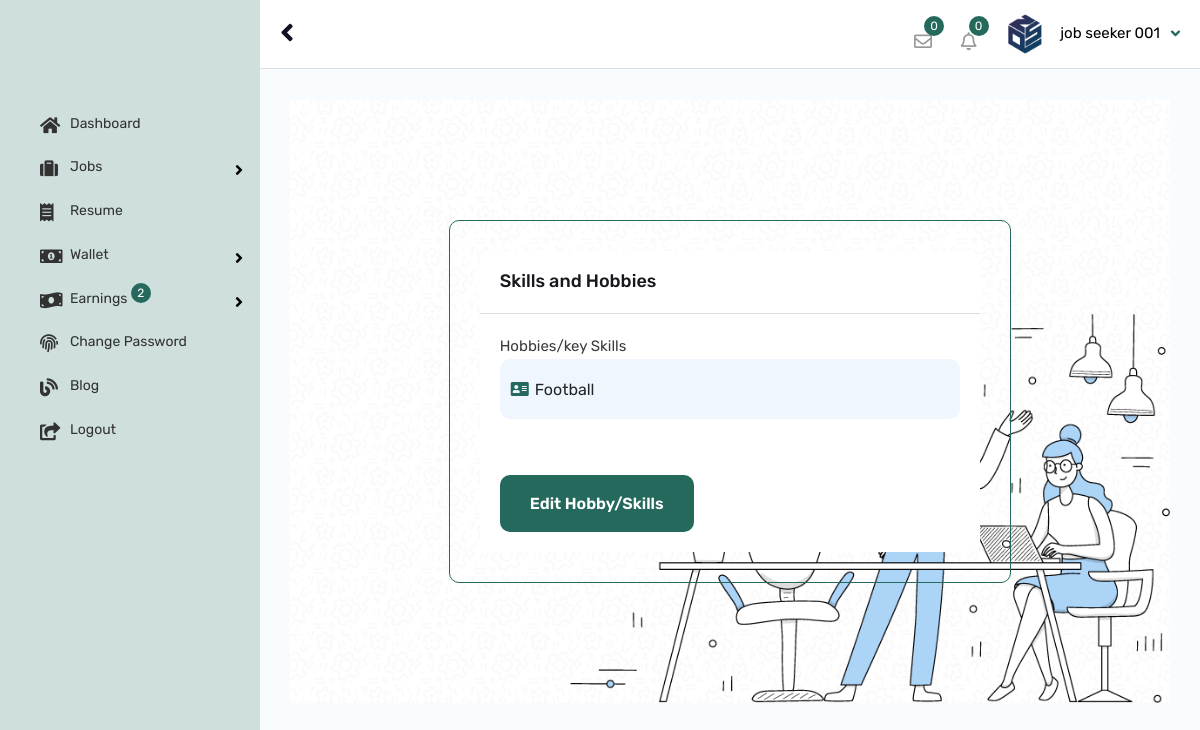
/resume/update/resume/5/edit-hobby/1/ (signed in), run on the app's committed database.
### app_user/models.py (models this page shows, shortened)
class AppUser(models.Model):
    qr_photo = models.FileField(upload_to='account_files/profile_photos/', blank=True, default="default_files/default_face.jpg")
    user = models.OneToOneField(User, on_delete=models.CASCADE)
    account_type = models.CharField(default="candidate",max_length=10)
    cprofile_status = models.BooleanField(default=False)
    cv = models.FileField(upload_to='account_files/profile_photos/', blank=True, default="default_files/default_face.jpg")
    profile_photo = models.FileField(upload_to='account_files/profile_photos/', blank=True, default="default_files/default_face.jpg")
    address = models.TextField(default=" ")
    country = models.CharField(default=" ",max_length=100)
    postcode = models.CharField(default=" ",max_length=100, blank=True, null=True)
    language = models.CharField(default=" ",max_length=100, blank=True, null=True)
    job_category = models.CharField(default=" ",max_length=100, blank=True, null=True)
    city = models.CharField(default=" ",max_length=100, blank=True, null=True)
    experience = models.CharField(default=" ",max_length=100, blank=True, null=True)
    current_salary = models.CharField(default=" ",max_length=100, blank=True, null=True)
    expected_salary = models.CharField(default=" ",max_length=100, blank=True, null=True)
    phone_no = models.CharField(default=" ",max_length=15)
    age = models.CharField(default="dd/mm/yyyy",max_length=55)
    gender = models.CharField(default=" ",max_length=10)
    facebook_link = models.CharField(default="",max_length=100, blank=True, null=True)
    twitter_link = models.CharField(default="",max_length=100, blank=True, null=True)
    instagram_link = models.CharField(default="",max_length=100, blank=True, null=True)
    linkedin_link = models.CharField(default="",max_length=100, blank=True, null=True)
    github_link = models.CharField(default="",max_length=100, blank=True, null=True)
    discord_link = models.CharField(default="",max_length=100, blank=True, null=True)
    agency_name = models.CharField(default="",max_length=30, null=True)
    rank = models.CharField(default="1",max_length=30, null=True)
    ranks = models.CharField(default="1",max_length=30, null=True)
    rankers = models.CharField(default="1",max_length=30, null=True)
    charge = models.CharField(default="0",max_length=30, null=True)
    bio = models.TextField(default="This agency have not updated their bio..", null=True)
    agency_logo = models.FileField(upload_to='account_files/profile_photos/', blank=True, default="default_files/default_face.jpg")
    resume = models.ForeignKey(Resume, on_delete=models.CASCADE, null=True)
    otp_code = models.CharField(default="none",max_length=10)
    ec_status = models.BooleanField(default=False)
    status = models.BooleanField(default=False)
    wallet_address = models.CharField(default="null",max_length=100)
    wallet_key = models.CharField(default="null",max_length=100)
    pub_date = models.DateTimeField(default=timezone.now)

### resume/models.py (models this page shows, shortened)
class Hobby(models.Model):
	hobby = models.CharField(max_length=50, default="none")
	status = models.BooleanField(default=False)
	pub_date = models.DateTimeField(default=timezone.now)

### resume/views.py (the view)
# urls.py: path("update/resume/5/edit-hobby/<int:hobby_id>/", views.EditHobbyView, name="edit_hobby"),
def EditHobbyView(request, hobby_id):
    hobby = Hobby.objects.get(id=hobby_id)
    if request.method == "POST":
        app_user = AppUser.objects.get(user__pk=request.user.id)
        hobby_obj = request.POST.get("hobby")
        hobby.hobby = hobby_obj
        hobby.save()
        messages.warning(request, "Welldone! Resume Updated successfully!")
        return HttpResponseRedirect(reverse("resume:index"))
    else:
        app_user = AppUser.objects.get(user__pk=request.user.id)
        context = {"app_user": app_user, "hobby": hobby}
        return render(request, "resume/edit_hobby.html", context )

### resume/templates/resume/edit_hobby.html (shortened to what this page needs)
{% extends 'app_user/auth_base.html' %}
{% load static %}
{% block content %}
{% include "app_user/header.html" %}
 {% include "app_user/sidebar.html" %}
            <div id="content">
            <div class="content-admin-main">
            <div class="section-full p-t120  p-b90 site-bg-white bg-cover twm-ac-fresher-wrap"
            style="background-image:url({% static 'assets/images/background/pattern.jpg' %})">
                <span class="twm-section-bg-img">
                </span>
                <div class="container">
                    <div class="row d-flex justify-content-center">
                        <div class="col-lg-8 col-md-12">
                            <div class="twm-right-section-panel-wrap2">
                                <div class="twm-right-section-panel " style="border: solid 1px #24695c;">
                                    <div class="panel panel-default">
                                        <div class="panel-heading wt-panel-heading p-a20">
                                            <h4 class="panel-tittle m-a0">Skills and Hobbies</h4>
                                        </div>
                                        <div class=" wt-panel-body p-a20 ">
                                            <div class="twm-tabs-style-1" >
                                                <div class="tab-content" id="myTab3Content">
                                                        <form class="" method="post">
                                                            <div class="tab-pane fade show active" id="Employment">
                                                                    <div class="row">
                                                                        <div class="col-xl-12 col-lg-12">
                                                                            <div class="form-group">
                                                                                <label>Hobbies/key Skills</label>
                                                                                <div class="ls-inputicon-box">
                                                                                    <input name="hobby" class="form-control"  type="text" placeholder="e.g team work, problem solving, swimming, travelling" value="{{ hobby.hobby }}">
                                                                                    <i class="fs-input-icon fa fa-address-card"></i>
                                                                                </div>
                                                                            </div>
                                                                        </div>
                                                                    </div>
                                                                </div>
                                                                <br>
                                                                    <div class="col-xl-12 col-lg-12 col-md-12">
                                                                <div class="text-left">
                                                                    <button type="submit" class="site-button">Edit Hobby/Skills</button>
                                                                </div>
                                                            </div>
                                                        </div>
                                                    </div>
                                                        </div>
                                                    </div>
                                                </div>
                                            </div>
                                        </div>
                                    </div>
                                </div>
                            </div>
                        </div>
                    </div>
                </div>
    {% endblock %}

### app_user/templates/app_user/header.html (shortened to what this page needs)
{% load static %}
        <header id="header-admin-wrap" class="header-admin-fixed">
            <div id="header-admin">
                <div class="container">
                    <div class="header-left">
                        <div class="nav-btn-wrap">
                            <a class="nav-btn-admin" id="sidebarCollapse">
                                <span class="fa fa-angle-left"></span>
                            </a>
                        </div>
                    </div>
                    <div class="header-right">
                        <ul class="header-widget-wrap">
                            <li class="header-widget dashboard-message-dropdown">
                                <div class="dropdown">
                                    <a href="javascript:;" class="dropdown-toggle jobzilla-admin-messange" id="ID-MSG_dropdown" data-bs-toggle="dropdown">
                                        <i class="far fa-envelope"></i>
                                        <span class="notification-animate">0</span>
                                    </a>
                                </div>
                            </li>
                            <li class="header-widget dashboard-noti-dropdown">
                                <div class="dropdown">
                                    <a  href="javascript:;" class="dropdown-toggle jobzilla-admin-notification" id="ID-NOTI_dropdown" data-bs-toggle="dropdown">
                                        <i class="far fa-bell"></i>
                                        <span class="notification-animate">0</span>
                                    </a>
                            </li>
                            <li class="header-widget">
                                <div class="dashboard-user-section">
                                    <div class="listing-user">
                                        <div class="dropdown">
                                            <a href="javascript:;" class="dropdown-toggle" id="ID-ACCOUNT_dropdown" data-bs-toggle="dropdown">
                                                <div class="user-name text-black">
                                                    <span>
                                                        <img src="{{ app_user.profile_photo.url }}" alt="" />
                                                    </span>{{ app_user.user.first_name }} {{ app_user.user.last_name }}
                                                </div>
                                            </a>
                                        </div>
                                    </div>
                               </div>
                            </li>
                        </ul>
                    </div>
                </div>
            </div>
        </header>

### data on the page
AppUser: profile_photo (picture), user.first_name "job seeker", user.last_name "001"
Hobby: hobby "Football"
